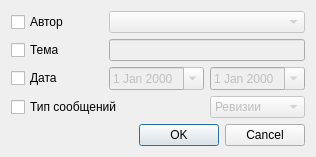
<?xml version="1.0" encoding="UTF-8"?>
<ui version="4.0">
 <class>InformerFilterDialog</class>
 <widget class="QDialog" name="InformerFilterDialog">
  <property name="geometry">
   <rect>
    <x>0</x>
    <y>0</y>
    <width>316</width>
    <height>153</height>
   </rect>
  </property>
  <property name="sizePolicy">
   <sizepolicy hsizetype="Fixed" vsizetype="Fixed">
    <horstretch>0</horstretch>
    <verstretch>0</verstretch>
   </sizepolicy>
  </property>
  <property name="maximumSize">
   <size>
    <width>316</width>
    <height>153</height>
   </size>
  </property>
  <property name="windowTitle">
   <string>Фильтр сообщений информатора</string>
  </property>
  <layout class="QGridLayout" name="gridLayout">
   <item row="1" column="1" colspan="2">
    <widget class="CPersonComboBox" name="cmbAuthor">
     <property name="enabled">
      <bool>false</bool>
     </property>
    </widget>
   </item>
   <item row="5" column="1">
    <spacer name="verticalSpacer">
     <property name="orientation">
      <enum>Qt::Vertical</enum>
     </property>
     <property name="sizeHint" stdset="0">
      <size>
       <width>20</width>
       <height>0</height>
      </size>
     </property>
    </spacer>
   </item>
   <item row="6" column="0" colspan="3">
    <widget class="QDialogButtonBox" name="buttonBox">
     <property name="orientation">
      <enum>Qt::Horizontal</enum>
     </property>
     <property name="standardButtons">
      <set>QDialogButtonBox::Cancel|QDialogButtonBox::Ok</set>
     </property>
    </widget>
   </item>
   <item row="3" column="1">
    <widget class="CDateEdit" name="edtBegDate">
     <property name="enabled">
      <bool>false</bool>
     </property>
     <property name="calendarPopup">
      <bool>true</bool>
     </property>
    </widget>
   </item>
   <item row="1" column="0">
    <widget class="QCheckBox" name="chkAuthor">
     <property name="text">
      <string>Автор</string>
     </property>
    </widget>
   </item>
   <item row="3" column="2">
    <widget class="CDateEdit" name="edtEndDate">
     <property name="enabled">
      <bool>false</bool>
     </property>
     <property name="calendarPopup">
      <bool>true</bool>
     </property>
    </widget>
   </item>
   <item row="3" column="0">
    <widget class="QCheckBox" name="chkDate">
     <property name="text">
      <string>Дата</string>
     </property>
    </widget>
   </item>
   <item row="2" column="0">
    <widget class="QCheckBox" name="chkSubject">
     <property name="text">
      <string>Тема</string>
     </property>
    </widget>
   </item>
   <item row="2" column="1" colspan="2">
    <widget class="QLineEdit" name="edtSubject">
     <property name="enabled">
      <bool>false</bool>
     </property>
    </widget>
   </item>
   <item row="4" column="0" colspan="2">
    <widget class="QCheckBox" name="chkRevisionInfo">
     <property name="text">
      <string>Тип сообщений</string>
     </property>
    </widget>
   </item>
   <item row="4" column="2">
    <widget class="QComboBox" name="cmbRevisionInfo">
     <property name="enabled">
      <bool>false</bool>
     </property>
     <item>
      <property name="text">
       <string>Ревизии</string>
      </property>
     </item>
     <item>
      <property name="text">
       <string>Прочие</string>
      </property>
     </item>
    </widget>
   </item>
  </layout>
 </widget>
 <customwidgets>
  <customwidget>
   <class>CDateEdit</class>
   <extends>QDateEdit</extends>
   <header>library/DateEdit.h</header>
  </customwidget>
  <customwidget>
   <class>CPersonComboBox</class>
   <extends>QComboBox</extends>
   <header>Orgs/PersonComboBox.h</header>
  </customwidget>
 </customwidgets>
 <tabstops>
  <tabstop>chkAuthor</tabstop>
  <tabstop>cmbAuthor</tabstop>
  <tabstop>chkSubject</tabstop>
  <tabstop>edtSubject</tabstop>
  <tabstop>chkDate</tabstop>
  <tabstop>edtBegDate</tabstop>
  <tabstop>edtEndDate</tabstop>
  <tabstop>chkRevisionInfo</tabstop>
  <tabstop>cmbRevisionInfo</tabstop>
  <tabstop>buttonBox</tabstop>
 </tabstops>
 <resources/>
 <connections>
  <connection>
   <sender>buttonBox</sender>
   <signal>accepted()</signal>
   <receiver>InformerFilterDialog</receiver>
   <slot>accept()</slot>
   <hints>
    <hint type="sourcelabel">
     <x>227</x>
     <y>133</y>
    </hint>
    <hint type="destinationlabel">
     <x>157</x>
     <y>101</y>
    </hint>
   </hints>
  </connection>
  <connection>
   <sender>buttonBox</sender>
   <signal>rejected()</signal>
   <receiver>InformerFilterDialog</receiver>
   <slot>reject()</slot>
   <hints>
    <hint type="sourcelabel">
     <x>295</x>
     <y>139</y>
    </hint>
    <hint type="destinationlabel">
     <x>286</x>
     <y>101</y>
    </hint>
   </hints>
  </connection>
  <connection>
   <sender>chkDate</sender>
   <signal>toggled(bool)</signal>
   <receiver>edtBegDate</receiver>
   <slot>setEnabled(bool)</slot>
   <hints>
    <hint type="sourcelabel">
     <x>87</x>
     <y>79</y>
    </hint>
    <hint type="destinationlabel">
     <x>139</x>
     <y>79</y>
    </hint>
   </hints>
  </connection>
  <connection>
   <sender>chkDate</sender>
   <signal>toggled(bool)</signal>
   <receiver>edtEndDate</receiver>
   <slot>setEnabled(bool)</slot>
   <hints>
    <hint type="sourcelabel">
     <x>67</x>
     <y>62</y>
    </hint>
    <hint type="destinationlabel">
     <x>244</x>
     <y>66</y>
    </hint>
   </hints>
  </connection>
  <connection>
   <sender>chkAuthor</sender>
   <signal>toggled(bool)</signal>
   <receiver>cmbAuthor</receiver>
   <slot>setEnabled(bool)</slot>
   <hints>
    <hint type="sourcelabel">
     <x>51</x>
     <y>21</y>
    </hint>
    <hint type="destinationlabel">
     <x>150</x>
     <y>25</y>
    </hint>
   </hints>
  </connection>
  <connection>
   <sender>chkRevisionInfo</sender>
   <signal>toggled(bool)</signal>
   <receiver>cmbRevisionInfo</receiver>
   <slot>setEnabled(bool)</slot>
   <hints>
    <hint type="sourcelabel">
     <x>64</x>
     <y>101</y>
    </hint>
    <hint type="destinationlabel">
     <x>233</x>
     <y>98</y>
    </hint>
   </hints>
  </connection>
  <connection>
   <sender>chkSubject</sender>
   <signal>toggled(bool)</signal>
   <receiver>edtSubject</receiver>
   <slot>setEnabled(bool)</slot>
   <hints>
    <hint type="sourcelabel">
     <x>51</x>
     <y>40</y>
    </hint>
    <hint type="destinationlabel">
     <x>151</x>
     <y>49</y>
    </hint>
   </hints>
  </connection>
 </connections>
</ui>
